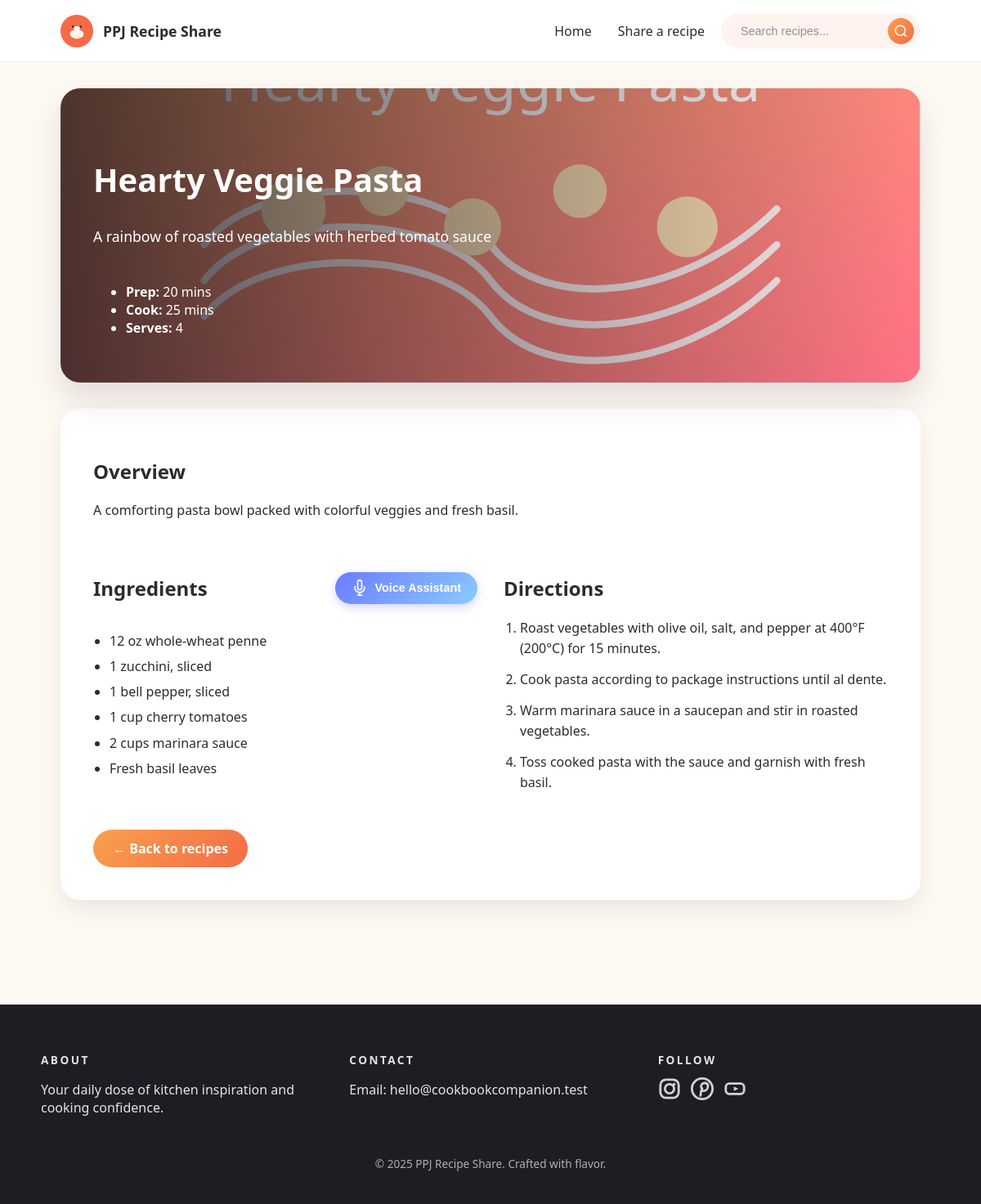
The page /recipes/hearty-veggie-pasta/ on the database its author committed.
### recipes/models.py (models this page shows, shortened)
class Recipe(models.Model):
    title = models.CharField(max_length=150)
    subtitle = models.CharField(max_length=255, blank=True)
    slug = models.SlugField(unique=True)
    hero_image = models.CharField(
        max_length=255,
        help_text="Relative path to a hero image stored under recipes static files.",
        blank=True,
    )
    uploaded_image = models.ImageField(
        upload_to="recipes/uploads/", blank=True, null=True
    )
    prep_time = models.PositiveIntegerField(help_text="Preparation time in minutes")
    cook_time = models.PositiveIntegerField(help_text="Cooking time in minutes")
    servings = models.PositiveIntegerField(default=1)
    short_description = models.TextField()
    ingredients = models.TextField(help_text="One ingredient per line")
    directions = models.TextField(help_text="One step per line")
    created_at = models.DateTimeField(auto_now_add=True)
    class Meta:
        ordering = ["title"]

### recipes/views.py (the view)
# urls.py: path("recipes/<slug:slug>/", views.recipe_detail, name="detail"),
def recipe_detail(request, slug: str):
    recipe = get_object_or_404(Recipe, slug=slug)
    return render(
        request,
        "recipes/recipe_detail.html",
        {
            "recipe": recipe,
        },
    )

### recipes/templates/recipes/recipe_detail.html (shortened to what this page needs)
{% extends "recipes/base.html" %}
{% load static %}
{% block content %}
<article class="recipe-detail">
    <header class="detail-hero">
        {% if recipe.uploaded_image %}
            <img src="{{ recipe.uploaded_image.url }}" alt="{{ recipe.title }}">
        {% else %}
            <img src="{% static recipe.hero_image %}" alt="{{ recipe.title }}">
        {% endif %}
        <div class="detail-overlay">
            <h1>{{ recipe.title }}</h1>
            {% if recipe.subtitle %}
                <p class="subtitle">{{ recipe.subtitle }}</p>
            {% endif %}
            <ul class="meta">
                <li><strong>Prep:</strong> {{ recipe.prep_time }} mins</li>
                <li><strong>Cook:</strong> {{ recipe.cook_time }} mins</li>
                <li><strong>Serves:</strong> {{ recipe.servings }}</li>
            </ul>
        </div>
    </header>
    <section class="detail-body">
        <div class="detail-summary">
            <h2>Overview</h2>
            <p>{{ recipe.short_description }}</p>
        </div>
        <div class="detail-columns">
            <section>
                <div class="ingredients-header">
                    <h2>Ingredients</h2>
                    <button class="voice-assistant-btn" id="voiceAssistantBtn" aria-label="Ask about ingredients or recipe ingredients">
                        <svg width="20" height="20" viewBox="0 0 24 24" fill="none" stroke="currentColor" stroke-width="2">
                            <path d="M12 1a3 3 0 0 0-3 3v8a3 3 0 0 0 6 0V4a3 3 0 0 0-3-3z"></path>
                            <path d="M19 10v2a7 7 0 0 1-14 0v-2"></path>
                            <line x1="12" y1="19" x2="12" y2="23"></line>
                            <line x1="8" y1="23" x2="16" y2="23"></line>
                        </svg>
                        <span>Voice Assistant</span>
                    </button>
                </div>
                <ul class="ingredients-list">
                    {% for item in recipe.ingredients.splitlines %}
                        {% if item %}
                            <li>{{ item }}</li>
                        {% endif %}
                    {% endfor %}
                </ul>
            </section>
            <section>
                <h2>Directions</h2>
                <ol class="directions-list">
                    {% for step in recipe.directions.splitlines %}
                        {% if step %}
                            <li>{{ step }}</li>
                        {% endif %}
                    {% endfor %}
                </ol>
            </section>
        </div>
        <a class="button back-button" href="{% url 'recipes:home' %}">← Back to recipes</a>
    </section>
</article>
{% endblock %}

### recipes/static/recipes/css/styles.css (style rules this page uses)
:root { color-scheme: light; font-family: "Segoe UI", Arial, sans-serif; background-color: #fff9f4; color: #2d2a32; }
*, *::before, *::after { box-sizing: border-box; }
body { margin: 0; }
a { color: inherit; text-decoration: none; }
img { max-width: 100%; display: block; }
.button { background: linear-gradient(135deg, #f8a14e, #f46b45); color: #ffffff; padding: 0.75rem 1.5rem; border-radius: 999px; font-weight: 600; display: inline-flex; align-items: center; gap: 0.5rem; transition: transform 0.2s ease, box-shadow 0.2s ease; }
.recipe-detail { max-width: 1100px; margin: 0 auto; padding: 2rem 1.5rem 4rem; }
.detail-hero { position: relative; border-radius: 24px; overflow: hidden; margin-bottom: 2rem; box-shadow: 0 20px 40px rgba(0, 0, 0, 0.12); }
.detail-hero img { width: 100%; height: 360px; object-fit: cover; }
.detail-overlay { position: absolute; inset: 0; background: linear-gradient(90deg, rgba(15, 12, 22, 0.75), transparent); color: #ffffff; padding: 2.5rem; display: flex; flex-direction: column; justify-content: flex-end; gap: 0.75rem; }
.detail-overlay h1 { margin: 0; font-size: 2.5rem; }
.detail-overlay .subtitle { font-size: 1.1rem; max-width: 50ch; }
.detail-body { background: #ffffff; padding: 2.5rem; border-radius: 24px; box-shadow: 0 12px 30px rgba(0, 0, 0, 0.08); display: flex; flex-direction: column; gap: 2rem; }
.detail-columns { display: grid; gap: 2rem; grid-template-columns: repeat(auto-fit, minmax(280px, 1fr)); }
.ingredients-header { display: flex; align-items: center; justify-content: space-between; gap: 1rem; margin-bottom: 1rem; flex-wrap: wrap; }
.voice-assistant-btn { display: inline-flex; align-items: center; gap: 0.5rem; background: linear-gradient(135deg, #6c7bff, #8acbff); color: #ffffff; border: none; border-radius: 24px; padding: 0.6rem 1.25rem; font-weight: 600; font-size: 0.9rem; cursor: pointer; transition: transform 0.2s ease, box-shadow 0.2s ease; box-shadow: 0 4px 12px rgba(108, 123, 255, 0.3); }
.voice-assistant-btn svg { flex-shrink: 0; }
.ingredients-list, .directions-list { margin: 1rem 0 0; padding-left: 1.25rem; line-height: 1.6; }
.ingredients-list li { margin-bottom: 0.35rem; }
.directions-list li { margin-bottom: 0.75rem; }
.back-button { align-self: flex-start; }

### rows shown on the page
Recipe: hero_image (picture), title "Hearty Veggie Pasta", subtitle "A rainbow of roasted vegetables with herbed tomato sauce", prep_time "20", cook_time "25", servings "4", short_description "A comforting pasta bowl packed with colorful veggies and fresh basil."

### other values the page prints
{{ item }} "12 oz whole-wheat penne" "1 zucchini, sliced" "1 bell pepper, sliced" "1 cup cherry tomatoes" "2 cups marinara sauce" "Fresh basil leaves"
{{ step }} "Roast vegetables with olive oil, salt, and pepper at 400°F (200°C) for 15 minutes." "Cook pasta according to package instructions until al dente." "Warm marinara sauce in a saucepan and stir in roasted vegetables." "Toss cooked pasta with the sauce and garnish with fresh basil."
